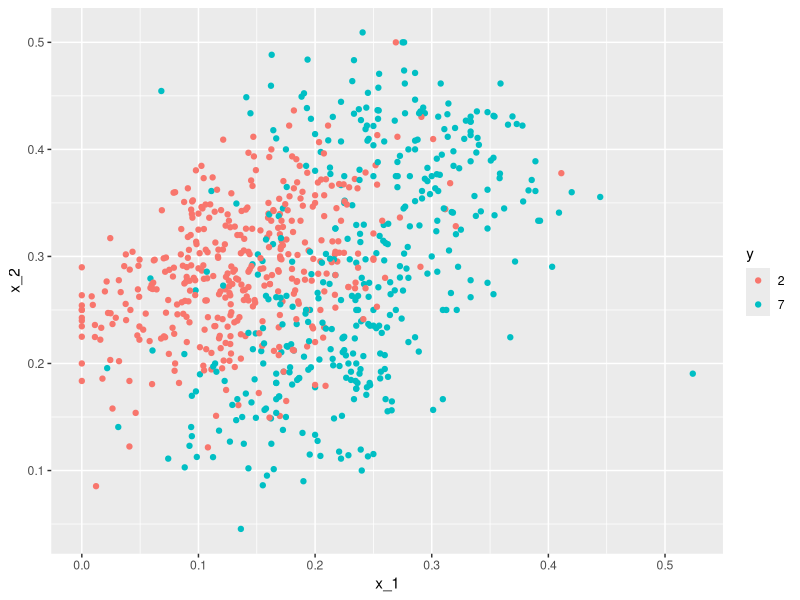
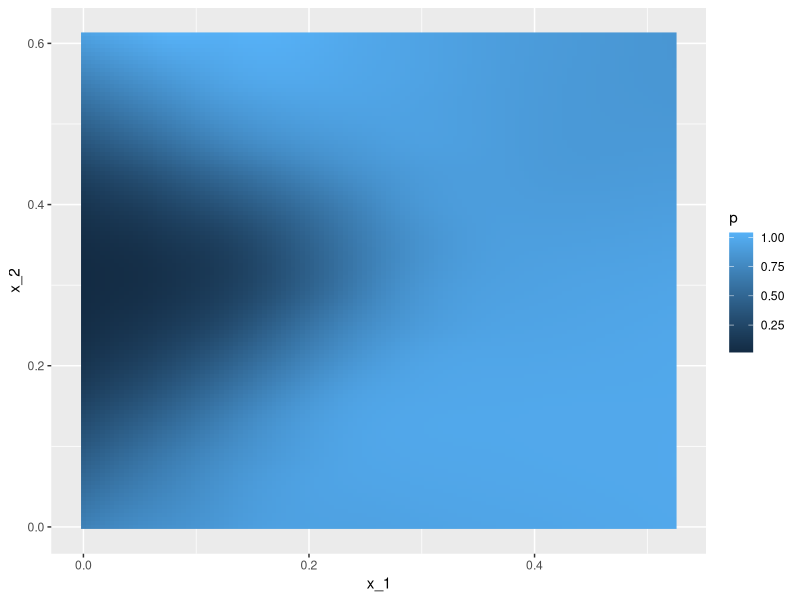
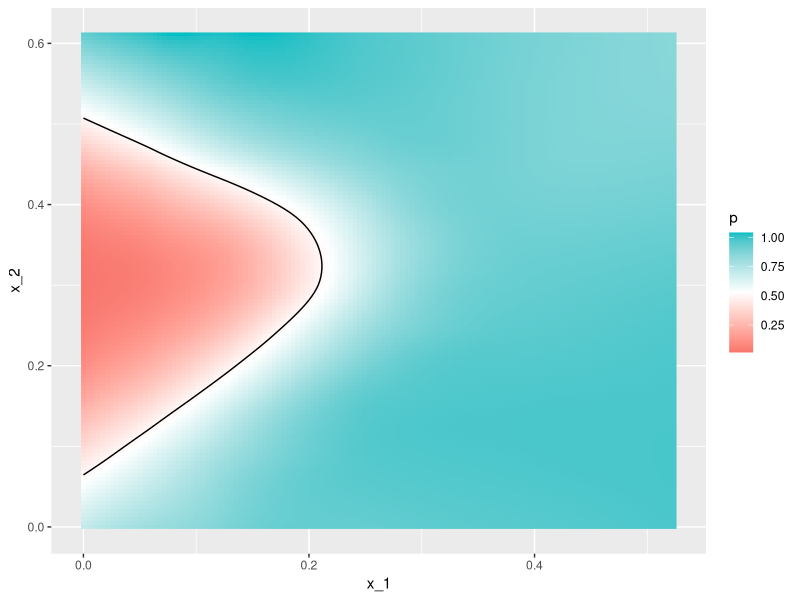

These charts were generated, in order, by the following R code:
library(tidyverse)
library(dslabs)
data("mnist_27")
summary(mnist_27)

#X1: the proportion of dark pixels that are in the upper left quadrant
#X2: the proportion of dark pixels that are in the lower right quadrant

mnist_27$train %>% ggplot(aes(x_1, x_2, color = y)) + geom_point()

#--------------------using regression-----------------
fit <- mnist_27$train %>%
  mutate(y = ifelse(y==7, 1, 0)) %>% #if y is 7, it takes the value of 1. It it is 2, it takes the value of 0. 
  lm(y ~ x_1 + x_2, data = .)

library(caret)
p_hat <- predict(fit, newdata = mnist_27$test) #we first calculate the probability of being 7, and we called it p_hat
y_hat <- factor(ifelse(p_hat > 0.5, 7, 2)) #then according to that probability, we set an algorithm to take the value of 7 is p_hat is greater than 0.5
confusionMatrix(data = y_hat, reference = mnist_27$test$y)$overall[["Accuracy"]]

#We have stored the true p(x1, x2) in the mnist_27 object and can plot the image using the ggplot2 function geom_raster()
mnist_27$true_p %>% ggplot(aes(x_1, x_2, fill=p)) + geom_raster()

#We will choose better colors and use the stat_contour function to draw a curve that separates pairs (x1, x2)
#for which p(x1, x2) > 0.5 and pairs for which p(x1, x2) < 0.5.
mnist_27$true_p %>% ggplot(aes(x=x_1, y=x_2, z = p, fill = p)) + #we use z because we have three variables
  geom_raster() +
  scale_fill_gradientn(colors=c("#F8766D", "white", "#00BFC4")) +
  stat_contour(breaks=c(0.5), color="black")

#--------------------using logistic regression-----------------
fit_2 <- glm(y ~ x_1 + x_2, data=mnist_27$train, family = "binomial")
p_hat_2 <- predict(fit_2, newdata = mnist_27$test) 
y_hat_2 <- factor(ifelse(p_hat_2 > 0.5, 7, 2))
confusionMatrix(data = y_hat_2, reference = mnist_27$test$y)$overall[["Accuracy"]]
